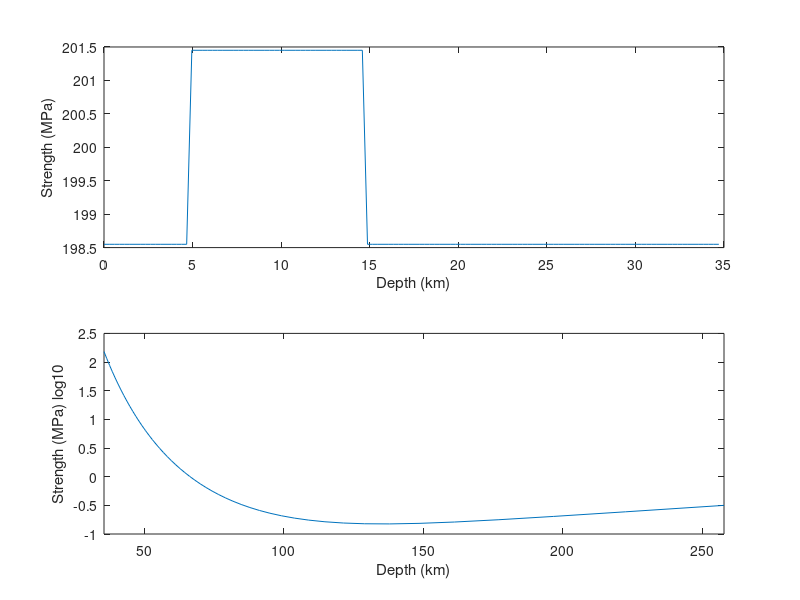

MATLAB code to generate this figure: (Note: this script raises an error after producing the figure.)
% % % % % % % % % % % % % % % % % % % % % % % % % % % % %
%                                                       %
%            Unified earthquake cycles of               %
%          fault slip and viscoelastic strain           %
%                                                       %
% % % % % % % % % % % % % % % % % % % % % % % % % % % % %

% Simulates unified earthquake cycles including slip on 
% two parallel strike-slip faults and viscoelastic strain
% beneath the brittle-ductile transition in 2D antiplane.

% Solves the governing equations for fault slip evolution 
% using rate-and-state friction coupled with distributed
% viscoelastic deformation governed by dislocation creep.

% Utilizes solutions for displacement and stress fields
% due to slip and distributed strain in 2D to couple fault 
% and off-fault deformation. Evaluates the evolution of 
% slip and strain using the integral method.

clear all
% % % % % % % % % % % % % % % % % % % % % % % % % % % % %
%                                                       %
%            P H Y S I C A L   M O D E L                %
%                                                       %
% % % % % % % % % % % % % % % % % % % % % % % % % % % % %

% Rigidity (MPa)
G = 30e3;

% Boxcar function
boxc=@(x) (x+0.5>=0)-(x-0.5>=0);

% Stress kernels for distributed deformation
s1312=@(D,L,W,x2,x3) G/(2*pi)*( ...
    log((x2-L/2).^2+(x3-D-W).^2) - log((x2+L/2).^2+(x3-D-W).^2) ...
    +log((x2-L/2).^2+(x3+D+W).^2) - log((x2+L/2).^2+(x3+D+W).^2) ...
    -log((x2-L/2).^2+(x3-D).^2) + log((x2+L/2).^2+(x3-D).^2) ...
    -log((x2-L/2).^2+(x3+D).^2) + log((x2+L/2).^2+(x3+D).^2));

s1212=@(D,L,W,x2,x3) G/pi*( ...
    atan((x3-D)./(x2+L/2))-atan((x3-D)./(x2-L/2)) ...
    +atan((x3-D-W)./(x2-L/2))-atan((x3-D-W)./(x2+L/2)) ...
    -atan((x3+D+W)./(x2-L/2))-atan((x3+D)./(x2+L/2)) ...
    +atan((x3+D)./(x2-L/2))+atan((x3+D+W)./(x2+L/2)))...
    - 2*G*boxc(x2/L).*boxc((x3-(2*D+W)/2)/W);

s1213=@(D,L,W,x2,x3) G/(2*pi)*( ...
    log((x2-L/2).^2+(x3-D-W).^2) - log((x2+L/2).^2+(x3-D-W).^2) ...
    -log((x2-L/2).^2+(x3+D+W).^2) + log((x2+L/2).^2+(x3+D+W).^2) ...
    -log((x2-L/2).^2+(x3-D).^2) + log((x2+L/2).^2+(x3-D).^2) ...
    +log((x2-L/2).^2+(x3+D).^2) - log((x2+L/2).^2+(x3+D).^2));

s1313=@(D,L,W,x2,x3) G/pi*( ...
    atan((x2+L/2)./(x3-D))  -atan((x2-L/2)./(x3-D)) ...
    -atan((x2+L/2)./(x3-D-W))+atan((x2-L/2)./(x3-D-W)) ...
    +atan((x2+L/2)./(x3+D))  -atan((x2-L/2)./(x3+D)) ...
    -atan((x2+L/2)./(x3+D+W))+atan((x2-L/2)./(x3+D+W)))...
    - 2*G*boxc(x2/L).*boxc((x3-(2*D+W)/2)/W);

% Stress kernels for fault slip
s12h=@(x2,x3,y2,y3,Wf) G*( ...
    -(x3-y3)./((x2-y2).^2+(x3-y3).^2)+(x3+y3)./((x2-y2).^2+(x3+y3).^2) ...
    +(x3-y3-Wf)./((x2-y2).^2+(x3-y3-Wf).^2)-(x3+y3+Wf)./((x2-y2).^2+(x3+y3+Wf).^2) ...
    )/2/pi;

s13h=@(x2,x3,y2,y3,Wf) G*( ...
    (x2-y2)./((x2-y2).^2+(x3-y3).^2)-(x2-y2)./((x2-y2).^2+(x3+y3).^2) ...
    -(x2-y2)./((x2-y2).^2+(x3-y3-Wf).^2)+(x2-y2)./((x2-y2).^2+(x3+y3+Wf).^2) ...
    )/2/pi;

% Displacement Kernels for distributed deformation
uk12=@(D,L,W,x2,x3) 1/(2*pi)*( ...
    (x3-D-W).*log((x2-L/2).^2+(x3-D-W).^2) ...
    -(x3-D-W).*log((x2+L/2).^2+(x3-D-W).^2) ...
    -(x3-D).*log((x2-L/2).^2+(x3-D).^2) ...
    +(x3-D).*log((x2+L/2).^2+(x3-D).^2) ...
    +2*(x2-L/2).*(atan((x3-D-W)./(x2-L/2))-atan((x3-D)./(x2-L/2))) ...
    +2*(x2+L/2).*(atan((x3-D)./(x2+L/2))-atan((x3-D-W)./(x2+L/2))) ...
    +(x3+D+W).*log((x2+L/2).^2+(x3+D+W).^2) ...
    -(x3+D+W).*log((x2-L/2).^2+(x3+D+W).^2) ...
    -(x3+D).*log((x2+L/2).^2+(x3+D).^2) ...
    +(x3+D).*log((x2-L/2).^2+(x3+D).^2) ...
    +2*(x2+L/2).*(atan((x3+D+W)./(x2+L/2))-atan((x3+D)./(x2+L/2))) ...
    +2*(x2-L/2).*(atan((x3+D)./(x2-L/2))-atan((x3+D+W)./(x2-L/2))) ...
    );

uk13=@(D,L,W,x2,x3) 1/(2*pi)*( ...
    (x2-L/2).*log((x2-L/2).^2+(x3-D-W).^2) ...
    -(x2+L/2).*log((x2+L/2).^2+(x3-D-W).^2) ...
    -(x2-L/2).*log((x2-L/2).^2+(x3-D).^2) ...
    +(x2+L/2).*log((x2+L/2).^2+(x3-D).^2) ...
    +2*(x3-W-D).*(atan((x2-L/2)./(x3-D-W))-atan((x2+L/2)./(x3-D-W))) ...
    +2*(x3-D).*(atan((x2+L/2)./(x3-D))-atan((x2-L/2)./(x3-D))) ...
    +(x2-L/2).*log((x2-L/2).^2+(x3+D+W).^2) ...
    -(x2+L/2).*log((x2+L/2).^2+(x3+D+W).^2) ...
    -(x2-L/2).*log((x2-L/2).^2+(x3+D).^2) ...
    +(x2+L/2).*log((x2+L/2).^2+(x3+D).^2) ...
    +2*(x3+W+D).*(atan((x2-L/2)./(x3+D+W))-atan((x2+L/2)./(x3+D+W))) ...
    +2*(x3+D).*(atan((x2+L/2)./(x3+D))-atan((x2-L/2)./(x3+D))) ...
    );

% Displacement kernels for fault slip
u1h=@(x2,x3,y2,y3,W) ...
    (+atan((x3-y3)./(x2-y2))-atan((x3+y3)./(x2-y2)) ...
     -atan((x3-y3-W)./(x2-y2))+atan((x3+y3+W)./(x2-y2)) ...
    )/2/pi;

%% % % % % % % % % % % % % % % % % % % % % % % % % % % %
%                                                      %
%                        M E S H                       %
%                                                      %
% % % % % % % % % % % % % % % % % % % % % % % % % % %  %

%                         0       
% _______________________________________________ 0 km   +--------> x2
%                         |                              |
%                         |                              |
%                         |      Brittle                 |
%                         |                              V
%                         |                              x3
%                         | fault        
% ----------------------------------------------- 35 km
%
%              Viscoelastic Shear Zones
%

% Fault Meshes
y3 = 0e3; % Faul starting depth (m)
y2 = 0e3; % Fault horizontal position (m)

% Brittle-Ductile Tranisition Depth (m)
Transition = 35e3;

% number of fault patches
ss.M = 120;

dz     = Transition/ss.M;
fpoles = y3+(0:ss.M)'*dz;

% top of fault patches
ss.y3f = fpoles(1:end-1); 
% width of fault patches
Wf     = ones(ss.M,1)*dz; 

%% Shear Zone Mesh
ss.Nx=50;
ss.Nz=50;
eps=1e-12;

% Patch edges along x3 (Width increases with depth)
ss.polesz = Transition+tan((0:ss.Nz)'*pi/(2.2*(ss.Nz+eps)))*Transition;
% center of shear zone (x3)
ss.x3c    = (ss.polesz(2:end)+ss.polesz(1:end-1))/2; 
% shear zone width 
W         = ss.polesz(2:end)-ss.polesz(1:end-1);     

xx3t = repmat(ss.polesz(1:end-1)',ss.Nx,1);  % tops
xx3b = repmat(ss.polesz(2:end)',  ss.Nx,1);  % bottoms
xx3c = repmat(ss.x3c',ss.Nx,1);              % centers

% Patch edges along x2
% Make boxes of uniform length (L) from -50km to 50km
polesxc = (-50:2:50)'*1e3;

% Length increases with distance from x2=0 outside of window
edges   = floor(ss.Nx-length(polesxc)+1)/2; 
polesxl = flipud(min(polesxc)-tan((0:edges)'*pi/(2.2*(edges)+eps))*Transition);
polesxr = max(polesxc)+tan((0:edges)'*pi/(2.2*(edges)+eps))*Transition;

ss.polesx = [polesxl(1:end-1);polesxc;polesxr(2:end)];
% center of shear zone (x2)
ss.x2c    = (ss.polesx(2:end)+ss.polesx(1:end-1))/2;     
% shear zone length 
L         = ss.polesx(2:end)-ss.polesx(1:end-1);             

xx2l = repmat(ss.polesx(1:end-1),1,ss.Nz);  % left edge
xx2r = repmat(ss.polesx(2:end),  1,ss.Nz);  % right edge
xx2c = repmat(ss.x2c,1,ss.Nz);              % center

%% Grid points for plotting patches
xpointsF = [repmat(y2-0.15e3,length(ss.y3f),1),...
            repmat(y2+0.15e3,length(ss.y3f),1),...
            repmat(y2+0.15e3,length(ss.y3f),1),...
            repmat(y2-0.15e3,length(ss.y3f),1)]';
      
zpointsF = [repmat(fpoles(1:end-1),1,1),...
            repmat(fpoles(1:end-1),1,1),...
            repmat(fpoles(2:end),1,1),...
            repmat(fpoles(2:end),1,1)]';

xpoints = [xx2l(:)';xx2r(:)';xx2r(:)';xx2l(:)'];
zpoints = [xx3t(:)';xx3t(:)';xx3b(:)';xx3b(:)'];
  
%% GPS points for surface displacement
x2GPS = (-400:10:399)'*1e3;

%% Create stress kernels for fault and shear zone interactions

% Stress kernels from fault
ss.k12=zeros(length(xx2c(:)),ss.M);
ss.k13=zeros(length(xx2c(:)),ss.M);

ss.K=zeros(ss.M,ss.M);   % Fault self stress

% Displacement kernels
ss.ku1=zeros(length(x2GPS),ss.M);

% Fields from Faults
% Evaluate the stress at the center of the fault and shear zone patches
% and displacement at the top of the patch
for k=1:ss.M
    % Stress on shear zones from fault slip
    ss.k12(:,k)=s12h(xx2c(:),xx3c(:),y2,ss.y3f(k),Wf(k));  
    ss.k13(:,k)=s13h(xx2c(:),xx3c(:),y2,ss.y3f(k),Wf(k));
        
    % Stress on faults from fault slip
    ss.K(:,k)=s12h(y2,ss.y3f+dz/2,y2,ss.y3f(k),Wf(k));
    
    % Dispacement due to fault slip
    ss.ku1(:,k)=u1h(x2GPS,0,y2,ss.y3f(k),Wf(k));
end

% Stress kernels from shear zones
ss.k1312=zeros(ss.Nx*ss.Nz); 
ss.k1313=zeros(ss.Nx*ss.Nz);
ss.k1212=zeros(ss.Nx*ss.Nz);
ss.k1213=zeros(ss.Nx*ss.Nz);

ss.k1212f=zeros(length(ss.y3f),ss.Nx*ss.Nz);
ss.k1312f=zeros(length(ss.y3f),ss.Nx*ss.Nz);
ss.k1213f=zeros(length(ss.y3f),ss.Nx*ss.Nz);
ss.k1313f=zeros(length(ss.y3f),ss.Nx*ss.Nz);

% Displacement kernels
ss.ku12=zeros(length(x2GPS),ss.Nx*ss.Nz);
ss.ku13=zeros(length(x2GPS),ss.Nx*ss.Nz);

% Fields from Shear zones
% Evaluate stress at the center of the fault and shear zone patches
% and displacement at the top of the patch
for kx=1:ss.Nx
    for kz=1:ss.Nz
        % Stress on shear zones due to strain in shear zones
        ss.k1212(:,(kz-1)*ss.Nx+kx)=s1212(ss.polesz(kz),L(kx),W(kz),xx2c(:)-ss.x2c(kx),xx3c(:));
        ss.k1312(:,(kz-1)*ss.Nx+kx)=s1312(ss.polesz(kz),L(kx),W(kz),xx2c(:)-ss.x2c(kx),xx3c(:));
        ss.k1213(:,(kz-1)*ss.Nx+kx)=s1213(ss.polesz(kz),L(kx),W(kz),xx2c(:)-ss.x2c(kx),xx3c(:));
        ss.k1313(:,(kz-1)*ss.Nx+kx)=s1313(ss.polesz(kz),L(kx),W(kz),xx2c(:)-ss.x2c(kx),xx3c(:));

        % Stress on faults due to strain in shear zones
        
        ss.k1212f(:,(kz-1)*ss.Nx+kx)=s1212(ss.polesz(kz),L(kx),W(kz),y2-ss.x2c(kx),ss.y3f(:)+dz/2);
        ss.k1312f(:,(kz-1)*ss.Nx+kx)=s1312(ss.polesz(kz),L(kx),W(kz),y2-ss.x2c(kx),ss.y3f(:)+dz/2);
        ss.k1213f(:,(kz-1)*ss.Nx+kx)=s1213(ss.polesz(kz),L(kx),W(kz),y2-ss.x2c(kx),ss.y3f(:)+dz/2);
        ss.k1313f(:,(kz-1)*ss.Nx+kx)=s1313(ss.polesz(kz),L(kx),W(kz),y2-ss.x2c(kx),ss.y3f(:)+dz/2);
        
        % Displacement due to strain in shear zones
        ss.ku12(:,(kz-1)*ss.Nx+kx)=uk12(ss.polesz(kz),L(kx),W(kz),x2GPS(:)-ss.x2c(kx),0*x2GPS(:));
        ss.ku13(:,(kz-1)*ss.Nx+kx)=uk13(ss.polesz(kz),L(kx),W(kz),x2GPS(:)-ss.x2c(kx),0*x2GPS(:));
    end
end

%% % % % % % % % % % % % % % % % % % % % % % % % % % % %
%                                                      %
%         F R I C T I O N   P A R A M E T E R S        %
%                                                      %
% % % % % % % % % % % % % % % % % % % % % % % % % % % %%

% effective confining pressure on fault (MPa)
ss.sigmab = 1000;

% frictional parameters ( velocity-weakening friction, a-b < 0 )
ss.a = 1e-3*ones(size(ss.y3f));
ss.b = ss.a+2.1e-4*ones(size(ss.y3f));

% static friction coefficient
ss.mu0 = 0.2*ones(size(ss.y3f));

% characteristic weakening distance (m)
ss.L = 0.012*ones(size(ss.y3f));

% plate velocity (m/s)
ss.V_plate = 1e-9*ones(size(ss.y3f));

% reference slip rate (m/s)
ss.Vo = 1e-6*ones(size(ss.y3f));

% shear wave speed (m/s)
ss.Vs = 3e3*ones(size(ss.y3f));

% Velocity-strengthening at top and bottom ( a-b > 0 )
% 5-15km velocity-weakening
top    = floor(5e3/(Transition/ss.M));
bottom = ceil(15e3/(Transition/ss.M));
ss.b(1:top)      = ss.a(1:top)     -2.1e-4*ones(top,1);
ss.b(bottom:end) = ss.a(bottom:end)-2.1e-4*ones(length(ss.a(bottom:end)),1);

%% % % % % % % % % % % % % % % % % % % % % % % % % % % %
%                                                      %
%                   R H E O L O G Y                    %
%                                                      %
% % % % % % % % % % % % % % % % % % % % % % % % % % % %%
% Values used for wet olivine from Hirth, G. and D. Kohlstedt (2003)

% Driving strain rate (1/s)
ss.e12p_plate = 1e-14*ones(ss.Nx*ss.Nz,1);
ss.e13p_plate =      zeros(ss.Nx*ss.Nz,1);

% Rheological Parameters for diffusion and dislocation creep
% Reference Strain Rate (for stress in MPa)
ss.Adif = 1e6*ones(ss.Nz*ss.Nx,1);
ss.Adis = 90 *ones(ss.Nz*ss.Nx,1);

% Power-Law Exponent for dislocation creep
ss.n = 3.5*ones(ss.Nz*ss.Nx,1);

% Activation Energy Wet Oliving (J/mol)
ss.Qdif = 335e3*ones(ss.Nz*ss.Nx,1);
ss.Qdis = 480e3*ones(ss.Nz*ss.Nx,1);

% Activation Volume (m^3/mol)
ss.Voldif = 4e-6*ones(ss.Nz*ss.Nx,1);  
ss.Voldis = 11e-6*ones(ss.Nz*ss.Nx,1);  

% Grain size (m) for diffusion creep
ss.d    = 1e-2*ones(ss.Nz*ss.Nx,1);
ss.pexp = 3*ones(ss.Nz*ss.Nx,1);

% Water fugacity (H/10^6 Si)
ss.COH = 1000*ones(ss.Nz*ss.Nx,1);
ss.r   = 1.2*ones(ss.Nz*ss.Nx,1);

% Temperature (K) and Confining pressure (Pa)
k       = 3.138;         % thermal conductivity (W/m/K)
Cp      = 1171 ;         % specific heat (J/kg/K)
Rm      = 3330 ;         % mantle density (kg/m^3)
Kappa   = k / (Rm * Cp); % Thermal diffusivity (m^2/s)
t_plate = 2e15;          % Plate age (s)

ss.Tprof  = 300+1380*erf(ss.x3c/(sqrt(4* Kappa * t_plate)));  % Kelvin
Te0 = repmat(ss.Tprof',ss.Nx,1);
Te0 = reshape(Te0,[ss.Nx*ss.Nz,1]);

Pconf = Rm*9.8*ss.x3c;  
ss.P  = repmat(Pconf',ss.Nx,1);
ss.P  = reshape(ss.P,[ss.Nx*ss.Nz,1]);

% Coefficients for dislocation and diffusion creep
ss.Const_dis  = ss.Adis.*exp(-(ss.Qdis+ss.P.*ss.Voldis)./(8.314.*Te0)).*ss.COH.^(ss.r);
ss.Const_diff = ss.Adif.*exp(-(ss.Qdif+ss.P.*ss.Voldif)./(8.314.*Te0)).*ss.COH.^(ss.r).*ss.d.^(-ss.pexp);

% Strengh profile
s120 = (ss.e12p_plate./ss.Const_dis).^(1./ss.n);
s130 = zeros(size(s120));
e120 = zeros(size(s120));
e130 = zeros(size(s120));

% Fault Strength
ss.strength = ss.sigmab.*(ss.mu0+(ss.a-ss.b).*log(ss.V_plate./ss.Vo))+G*ss.V_plate./(2*ss.Vs);

% Plot strength profiles
figure(1);clf;
subplot(2,1,1);
plot(ss.y3f/1e3,ss.strength)
xlabel('Depth (km)')
ylabel('Strength (MPa)');
subplot(2,1,2);
plot(ss.x3c/1e3,log10(s120(1:ss.Nx:end)))
xlim([ss.x3c(1)/1e3,ss.x3c(end)/1e3]);
xlabel('Depth (km)')
ylabel('Strength (MPa) log10');

%% % % % % % % % % % % % % % % % % % % % % % % % % % % %
%                                                       %
%         N U M E R I C A L   S O L U T I O N           %
%                                                       %
% % % % % % % % % % % % % % % % % % % % % % % % % % % % %

% state parameters
ss.dgfF=3;
ss.dgfS=4;

%% Initialize State Vector
Y0=zeros(ss.M*ss.dgfF+ss.Nx*ss.Nz*ss.dgfS,1);

% Fault patches
Y0(1:ss.dgfF:ss.M*ss.dgfF) = zeros(size(ss.y3f));
Y0(2:ss.dgfF:ss.M*ss.dgfF) = ss.strength;
Y0(3:ss.dgfF:ss.M*ss.dgfF) = log(ss.Vo./ss.V_plate);

% Shear zones
Y0(ss.M*ss.dgfF+1:ss.dgfS:end) = s120;
Y0(ss.M*ss.dgfF+2:ss.dgfS:end) = s130;
Y0(ss.M*ss.dgfF+3:ss.dgfS:end) = e120;
Y0(ss.M*ss.dgfF+4:ss.dgfS:end) = e130;

% initialize the function handle with
% set constitutive parameters
yp=@(t,y) odeViscoelastic_single_fault(t,y,ss);
tic
% Solve the system
options=odeset('Refine',1,'RelTol',3e-7,'InitialStep',1e-3,'MaxStep',3e6); 
[t,Y]=ode45(yp,[0 1e10],Y0,options);
toc
%%
% Compute the instantaneous derivative
Yp=zeros(length(t)-1,size(Y,2));
for k=1:length(t)-1
    Yp(k,:)=(Y(k+1,:)-Y(k,:))/(t(k+1)-t(k));
end

%% % % % % % % % % % % % % % % % % % % % % % % % % % % %
%                                                      %
%                    F I G U R E S                     %
%                                                      %
% % % % % % % % % % % % % % % % % % % % % % % % % % % %%

% Strain rate at center (x2=0)
Ep=sqrt(Yp(:,ss.M*ss.dgfF+floor(ss.Nx/2)*ss.dgfS+3:ss.dgfS*ss.Nx:end)'.^2 +...
        Yp(:,ss.M*ss.dgfF+floor(ss.Nx/2)*ss.dgfS+4:ss.dgfS*ss.Nx:end)'.^2);
    
% Deviatoric stress in the mantle
Ta=sqrt(Y(:,ss.M*ss.dgfF+floor(ss.Nx/2)*ss.dgfS+1:ss.dgfS*ss.Nx:end)'.^2 +...
        Y(:,ss.M*ss.dgfF+floor(ss.Nx/2)*ss.dgfS+2:ss.dgfS*ss.Nx:end)'.^2);

% Effective viscosity in the mantle
etaEffective=Ta(:,2:end)./Ep;
    
% Velocities
V=Yp(:,1:ss.dgfF:ss.M*ss.dgfF);

% Maximum Velocity
Vmax=zeros(length(t)-1,1);
for ts=1:length(t)-1
    Vmax(ts)=max(V(ts,:));
end


%% % % % % % % % % % % % % % % % % % % % % % % % % % % %
%                    Function of Time                  %
% % % % % % % % % % % % % % % % % % % % % % % % % % % %%
figure(2);clf;set(gcf,'name','Time Evolution')
f1a = subplot(4,1,1);cla;
pcolor(t(1:end-1)/3.15e7,ss.y3f/1e3,log10(V')), shading flat
set(gca,'YDir','reverse');

h=colorbar('Location','NorthOutside');
caxis([min(min(log10(V))) max(max(log10(V)))]);
colormap(f1a,parula);
title(h,'Slip Rate (m/s)')
xlabel('Time (yr)')
ylabel('Depth (km)');

f3a = subplot(4,1,2);cla;
pcolor(t(1:end-1)/3.15e7,ss.x3c/1e3,log10(Ep)), shading flat
set(gca,'YDir','reverse');

caxis([log10(min(min(Ep))) log10(max(max(Ep)))]);
h1=colorbar('Location','NorthOutside');
colormap(f3a,hot);
title(h1,'Strain Rate (1/s)')
xlabel('Time (Yr)')
ylabel('Depth (km)');

f4a = subplot(4,1,3);cla;
plot(t(1:end-1)/3.15e7,log10(Vmax))
xlabel('Time (Yr)')
ylabel('Velocity (m/s) log10')
title('Maximum slip rate on fault')

f5a = subplot(4,1,4);cla;
plot(t(1:end-1)/3.15e7,log10(V(:,floor((top+bottom)/2))))
yax=log10(Yp(:,1));
tax=log10(t(2:end)/3.15e7);
%plot(tax(4000:6000),yax(4000:6000))

xlabel('Time (Yr)')
ylabel('Velocity (m/s) log10')
title('Time series at center of seismogenic zone')

%% % % % % % % % % % % % % % % % % % % % % % % % % % % %
%                Function of Time Steps                %
% % % % % % % % % % % % % % % % % % % % % % % % % % % %%
f1b = figure(3);clf;set(gcf,'name','Time Step Evolution')

subplot(4,1,1);cla;
pcolor(1:length(t)-1,ss.y3f/1e3,log10(V')), shading flat
set(gca,'YDir','reverse');
pos=get(gca,'Position');

h=colorbar('Location','NorthOutside','Position',[pos(1) pos(2)+pos(4)+0.03 pos(3) 0.015]);
caxis([min(min(log10(V))) max(max(log10(V)))]);
colormap(f1b,parula);

title(h,'Slip Rate (m/s)')
xlabel('Time Steps')
ylabel('Depth (km)');

ax1=gca;
ax1_pos=ax1.Position; % position of first axes
xTicks=(0:0.025:1)';
tTick=t(1+floor(xTicks*(length(t)-1)));
tSincePreviousTick=[0; tTick(2:end)-tTick(1:end-1)];
ax2 = axes('Position',ax1_pos,'XAxisLocation','top', ...
    'YAxisLocation','right','YTick',[],'Color','none');
set(ax2,'XTick',xTicks/xTicks(end),'XTickLabel', ...
    sprintf('%2.0e\n',tSincePreviousTick),'XTickLabelRotation',45);

f3b = subplot(4,1,2);cla;
pcolor(1:length(t)-1,ss.x3c/1e3,log10(Ep)), shading flat
%pcolor(1:length(t)-1,ss.x3c/1e3,log10(etaEffective*1e6)), shading flat
set(gca,'YDir','reverse');

caxis([log10(min(min(Ep))-realmin) log10(max(max(Ep))+realmin)]);
%caxis([log10(min(min(etaEffective*1e6))-realmin) 19.3])
h1=colorbar('Location','NorthOutside');
cmap=hot;
colormap(f3b,cmap);
title(h1,'Strain Rate (1/s)')
%title(h1,'Effective viscosity (Pa s)')
xlabel('Time Steps')
ylabel('Depth (km)');

f4b = subplot(4,1,3);cla;
plot(1:length(t)-1,log10(Vmax))
xlabel('Time Steps')
ylabel('Velocity (m/s) log10')
title('Maximum slip rates on fault')

f5b = subplot(4,1,4);cla;
plot(1:length(t)-1,log10(V(:,floor((top+bottom)/2))))
xlabel('Time Steps')
ylabel('Velocity (m/s) log10')
title('Time series at center of seismogenic zone')

